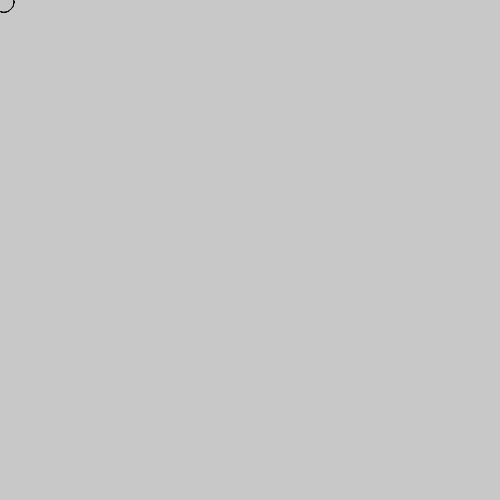
Frame 1 (no input)
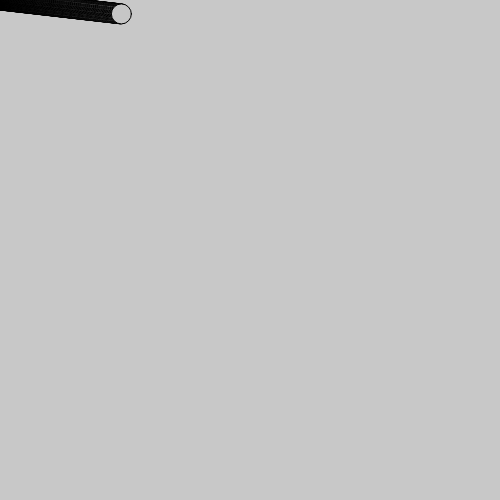
Frame 60 (no input)
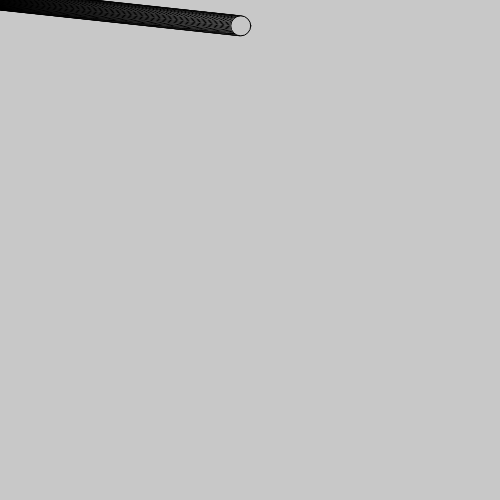
Frame 120 (the mouse pressed at the canvas centre since frame 60)

The p5.js sketch that drew these frames (run headless with seeded random() and noise() and a simulated clock; from frame 60 on, the mouse is pressed at the canvas centre):

// p5.js sketch
// ── sketch.js
var balls = [];

function setup() {
  createCanvas(500, 500);
  for (var i = 0; i < 200; i++) {
    var ii = i * 0.01;
    balls[i] = new BouncingBall(ii,
                                ii,
                                20,
                                ii,
                                ii * + 0.1,
                                i);

  }
}

  function draw() {
    background(200);

    for (var i = 0; i < 200; i++) {

    balls[i].move();
    balls[i].display();
    balls[i].bounce();

  }
}

// ── bouncingball.js
class BouncingBall {
  constructor(x, y, size, speedX, speedY, color){
    this.x = x;
    this.y = y;
    this.size = size;
    this.speedX = speedX;
    this.speedY = speedY;
    this.color = color;
  }

  move() {
    this.x += this.speedX;
    this.y += this.speedY;
  }

  display() {
    ellipse(this.x, this.y, this.size, this.size);
    fill(this.color)
  }

  bounce(){
    if(this.x < 0 || this.x > width) {
      this.speedX *= -1;
    }
    if(this.y < 0 || this.y > height ){
    this.speedY *= -1;
   }

  }
}
